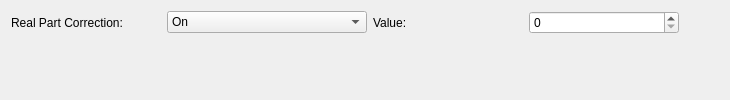
        <widget class="QWidget" name="tab_5">
         <attribute name="title">
          <string>Real Part Correction</string>
         </attribute>
         <layout class="QVBoxLayout" name="verticalLayout_2">
          <item>
           <layout class="QGridLayout" name="gridLayout_8">
            <item row="0" column="3">
             <widget class="QLabel" name="labelResource_26">
              <property name="minimumSize">
               <size>
                <width>150</width>
                <height>0</height>
               </size>
              </property>
              <property name="text">
               <string>Value:</string>
              </property>
             </widget>
            </item>
            <item row="0" column="1">
             <widget class="QComboBox" name="realPartCorrectionCombo">
              <property name="minimumSize">
               <size>
                <width>200</width>
                <height>0</height>
               </size>
              </property>
              <item>
               <property name="text">
                <string>On</string>
               </property>
              </item>
              <item>
               <property name="text">
                <string>Off</string>
               </property>
              </item>
             </widget>
            </item>
            <item row="0" column="0">
             <widget class="QLabel" name="Rea">
              <property name="minimumSize">
               <size>
                <width>150</width>
                <height>0</height>
               </size>
              </property>
              <property name="text">
               <string>Real Part Correction:</string>
              </property>
             </widget>
            </item>
            <item row="0" column="4">
             <widget class="QSpinBox" name="realPartCorrectionSpin">
              <property name="minimumSize">
               <size>
                <width>150</width>
                <height>0</height>
               </size>
              </property>
              <property name="maximum">
               <number>10000000</number>
              </property>
             </widget>
            </item>
            <item row="0" column="5">
             <spacer name="horizontalSpacer_7">
              <property name="orientation">
               <enum>Qt::Horizontal</enum>
              </property>
              <property name="sizeHint" stdset="0">
               <size>
                <width>40</width>
                <height>20</height>
               </size>
              </property>
             </spacer>
            </item>
           </layout>
          </item>
          <item>
           <spacer name="verticalSpacer">
            <property name="sizeHint" stdset="0">
             <size>
              <width>20</width>
              <height>40</height>
             </size>
            </property>
           </spacer>
          </item>
         </layout>
        </widget>
